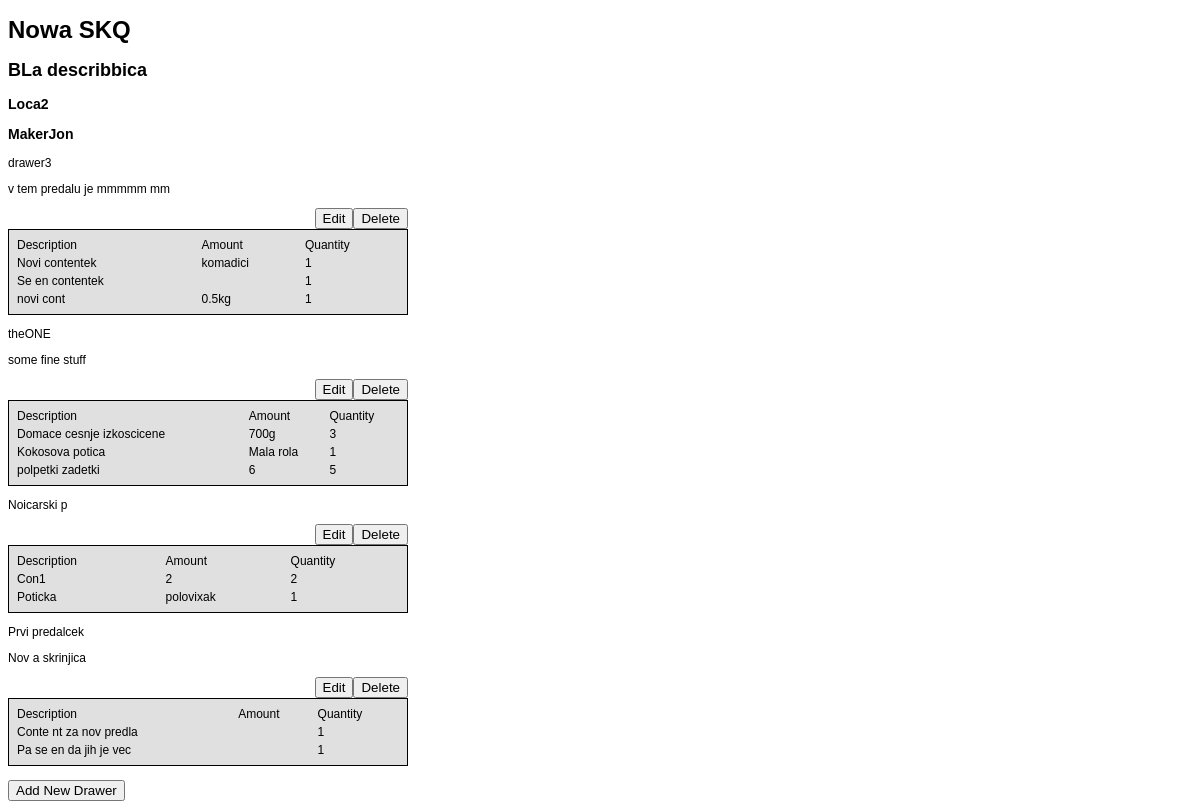
Page /freezerDetail.php?fid=7 (signed in) on the committed database.
### tables this page shows
CREATE TABLE `freezer` (
  `FreezerID` int(11) NOT NULL AUTO_INCREMENT,
  `Name` varchar(45) NOT NULL,
  `Description` varchar(90) DEFAULT NULL,
  `Location` varchar(45) DEFAULT NULL,
  `Make` varchar(45) DEFAULT NULL,
  `TimeCreated` timestamp NOT NULL DEFAULT CURRENT_TIMESTAMP,
  `UserID` int(11) NOT NULL,
  PRIMARY KEY (`FreezerID`),
  UNIQUE KEY `FreezerID_UNIQUE` (`FreezerID`),
  KEY `userid_idx` (`UserID`),
  CONSTRAINT `userid` FOREIGN KEY (`UserID`) REFERENCES `user` (`UserID`) ON DELETE NO ACTION ON UPDATE NO ACTION
);

CREATE TABLE `drawer` (
  `DrawerID` int(11) NOT NULL AUTO_INCREMENT,
  `Name` varchar(45) NOT NULL,
  `Description` varchar(90) DEFAULT NULL,
  `FreezerID` int(11) NOT NULL,
  `TimeCreated` timestamp NOT NULL DEFAULT CURRENT_TIMESTAMP,
  PRIMARY KEY (`DrawerID`),
  UNIQUE KEY `DrawerID_UNIQUE` (`DrawerID`),
  KEY `freezerid_idx` (`FreezerID`),
  CONSTRAINT `freezerid` FOREIGN KEY (`FreezerID`) REFERENCES `freezer` (`FreezerID`) ON DELETE NO ACTION ON UPDATE NO ACTION
);

CREATE TABLE `content` (
  `ContentID` int(11) NOT NULL AUTO_INCREMENT,
  `Description` varchar(90) NOT NULL,
  `Amount` varchar(45) DEFAULT NULL,
  `Quantity` int(11) NOT NULL DEFAULT '1',
  `PackingDate` date DEFAULT NULL,
  `DrawerID` int(11) NOT NULL,
  `TimeCreated` timestamp NOT NULL DEFAULT CURRENT_TIMESTAMP,
  `TimeModified` timestamp NULL DEFAULT NULL,
  PRIMARY KEY (`ContentID`),
  UNIQUE KEY `ContentID_UNIQUE` (`ContentID`),
  KEY `drawerid_idx` (`DrawerID`),
  CONSTRAINT `drawerid` FOREIGN KEY (`DrawerID`) REFERENCES `drawer` (`DrawerID`) ON DELETE CASCADE ON UPDATE NO ACTION
);

### globalFunctions.php (the view, shortened to what this page needs)
<?php
function makeSqlSafe($string) {
	global $dbc;
	$safeString = mysqli_real_escape_string($dbc, $string);
	return $safeString;
}
function findFreezerByIdAndUserId($freezerId, $userId) {
	global $dbc;
	$query  = "SELECT * ";
	$query .= "FROM freezer ";
	$query .= "WHERE UserID = {$userId} ";
	$query .= "AND FreezerID = {$freezerId} ";
	$query .= "LIMIT 1";
	$result = mysqli_query($dbc, $query);
	if($freezerData = mysqli_fetch_assoc($result)) {
		return $freezerData;
	} else {
		return null;
	}
}
function findAllDrawersForFreezer($freezerId) {
	global $dbc;
	$query  = "SELECT * ";
	$query .= "FROM drawer ";
	$query .= "WHERE FreezerID = {$freezerId} ";
	$result = mysqli_query($dbc, $query);
	return $result;
}
function findAllContentForDrawer($drawerId) {
	global $dbc;
	$query  = "SELECT * ";
	$query .= "FROM content ";
	$query .= "WHERE DrawerID = {$drawerId} ";
	$result = mysqli_query($dbc, $query);
	return $result;
}
function createFreezerDrawerView($freezerId) {
	$drawerData = findAllDrawersForFreezer($freezerId);
	$output = "<div class=\"drawers\">";
	if(mysqli_num_rows($drawerData) > 0) {
		while($drawer = mysqli_fetch_assoc($drawerData)) {
			$output .= "<div class=\"drawer\" id=\"drawer" . $drawer["DrawerID"] . "\">";
			$output .= createDrawerInfo($drawer["DrawerID"], $drawer["Name"], $drawer["Description"]);
			$output .= addEditDeleteButtonsJS("DrawerID", $drawer["DrawerID"]);
			$output .= createDrawerContentView($drawer["DrawerID"]);
			$output .= "</div>";
		}
	} else {
		$output .= "<p>There are no drawers in this freezer yet. Please add them.</p>";
	}
	$output .= "</div><br />";
	return $output;
}
function createDrawerInfo($dId, $dName, $dDescription) {
	$output = "<div class='drawerInfo' id='drawerInfo" . $dId . "'>";
	$output .= "<p>" . $dName . "</p>";
	$output .= "<p>" . $dDescription . "</p>";
	$output .= "</div>";
	return $output;
}
function createDrawerContentView($drawerId) {
	$allContent = findAllContentForDrawer($drawerId);
	$output = "<div class=\"content\">";
	$output .= "<table><tr><td>Description</td><td>Amount</td><td>Quantity</td></tr>";
	if(mysqli_num_rows($allContent) > 0) {
		while($content = mysqli_fetch_assoc($allContent)) {
			$output .= "<tr><td>" . $content["Description"] . "</td>";
			$output .= "<td>" . $content["Amount"] . "</td>";
			$output .= "<td>" . $content["Quantity"] . "</td></tr>";
		}
	} else {
		$output .= "<tr><td class='emptyDrawer' colspan=\"3\">This drawer is empty.</td></tr>";
	}
	$output .= "</table>";
	$output .= "</div>";
	return $output;
}
function addEditDeleteButtonsJS($elementName, $elementId) {
	$buttonsOutput = "<div class=\"modifyBox\">";
	$buttonsOutput .= "<input class=\"editDrawerDataBtn\" type=\"button\" name=\"editBtn" . $elementId . "\" value=\"Edit\" />";
	$buttonsOutput .= "<input class=\"deleteDrawerBtn\" type=\"button\" name=\"deleteBtn" . $elementId . "\" value=\"Delete\" />";
	$buttonsOutput .= "</div>";
	return $buttonsOutput;
}
?>

### includes/header.php (shortened to what this page needs)
<!doctype html>
<html lang="en">
<head>
	<link rel="stylesheet" href="css/mainStyles.css" type="text/css" charset="utf-8" />
	<link rel="stylesheet" href="css/colorbox.css" type="text/css" charset="utf-8" />

### freezerDetail.php (shortened to what this page needs)
<?php require_once("dbc.php"); ?>
<?php require_once("globalFunctions.php"); ?>
<?php
$userId = isset($_SESSION["UserID"]) ? $_SESSION["UserID"] : null;
if(isset($_GET["fid"])) {
	$freezerId = makeSqlSafe($_GET["fid"]);
	$freezerData = findFreezerByIdAndUserId($freezerId, $userId);
	$freezerName = $freezerData["Name"];
	$freezerDescription = $freezerData["Description"];
	$freezerLocation = $freezerData["Location"];
	$freezerMake = $freezerData["Make"];
	$drawersView = createFreezerDrawerView($freezerId);
}
?>
<?php include("includes/header.php"); ?>
	<link rel="stylesheet" href="css/jquery-ui.css" type="text/css" charset="utf-8" />
<?php include("includes/header2.php"); ?>
<h1 xmlns="http://www.w3.org/1999/html"><?php echo $freezerName; ?></h1>
<h2><?php echo $freezerDescription; ?></h2>
<h3><?php echo $freezerLocation; ?></h3>
<h3><?php echo $freezerMake; ?></h3>
<?php echo $drawersView; ?>
	<div id="addNewDrawerBtn">
		<input type="button" name="addNewDrawerBtn" value="Add New Drawer" />
	</div>
<?php include("includes/footer.php"); ?>

### includes/header2.php
</head>
<body>
<div class="main">

### includes/footer.php (shortened to what this page needs)
</div>
</body>
</html>

### css/mainStyles.css (style rules this page uses)
body { font-family:"Lucida Grande", "Lucida Sans Unicode", Verdana, Arial, Helvetica, sans-serif; font-size:12px; }
.modifyBox { float: right; }
table { width: 400px; border: 1px solid black; background: #e0e0e0; padding: 5px; }
.drawer { width: 400px; }

### rows in the picture
freezer: Name "Nowa SKQ", Description "BLa describbica", Location "Loca2", Make "MakerJon"
drawer: Name "drawer3", Description "v tem predalu je mmmmm mm"
content: Description "Novi contentek", Amount "komadici", Quantity "1"
content: Description "Se en contentek", Quantity "1"
content: Description "novi cont", Amount "0.5kg", Quantity "1"
drawer: Name "theONE", Description "some fine stuff"
content: Description "Domace cesnje izkoscicene", Amount "700g", Quantity "3"
content: Description "Kokosova potica", Amount "Mala rola", Quantity "1"
content: Description "polpetki zadetki", Amount "6", Quantity "5"
drawer: Name "Noicarski p"
content: Description "Con1", Amount "2", Quantity "2"
content: Description "Poticka", Amount "polovixak", Quantity "1"
drawer: Name "Prvi predalcek", Description "Nov a skrinjica"
content: Description "Conte nt za nov predla", Quantity "1"
content: Description "Pa se en da jih je vec", Quantity "1"
